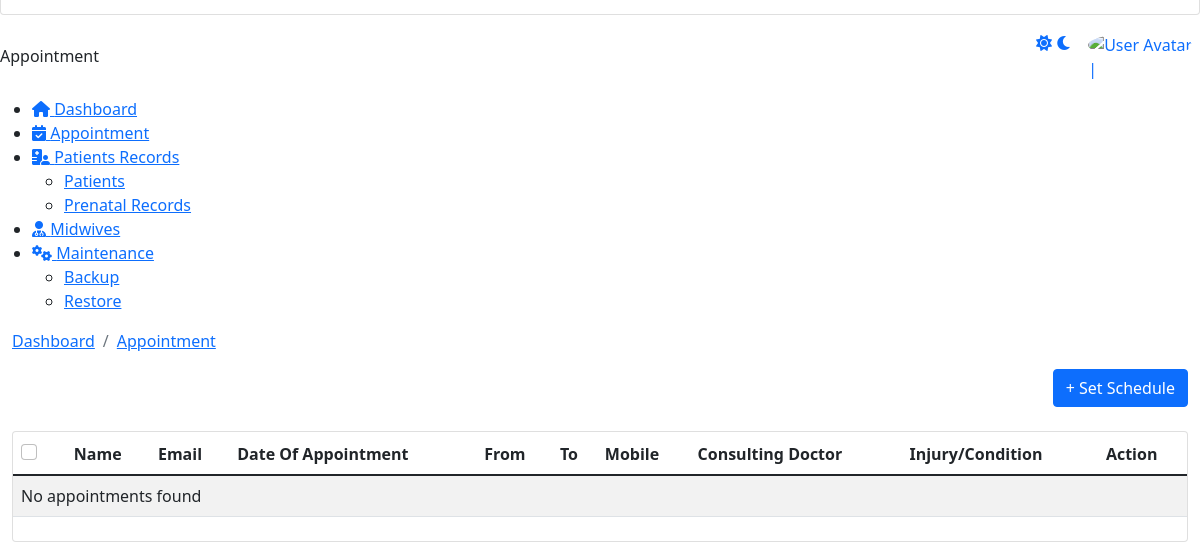
/admin/appointment.php (lower part), run on an earlier commit of the app's database.
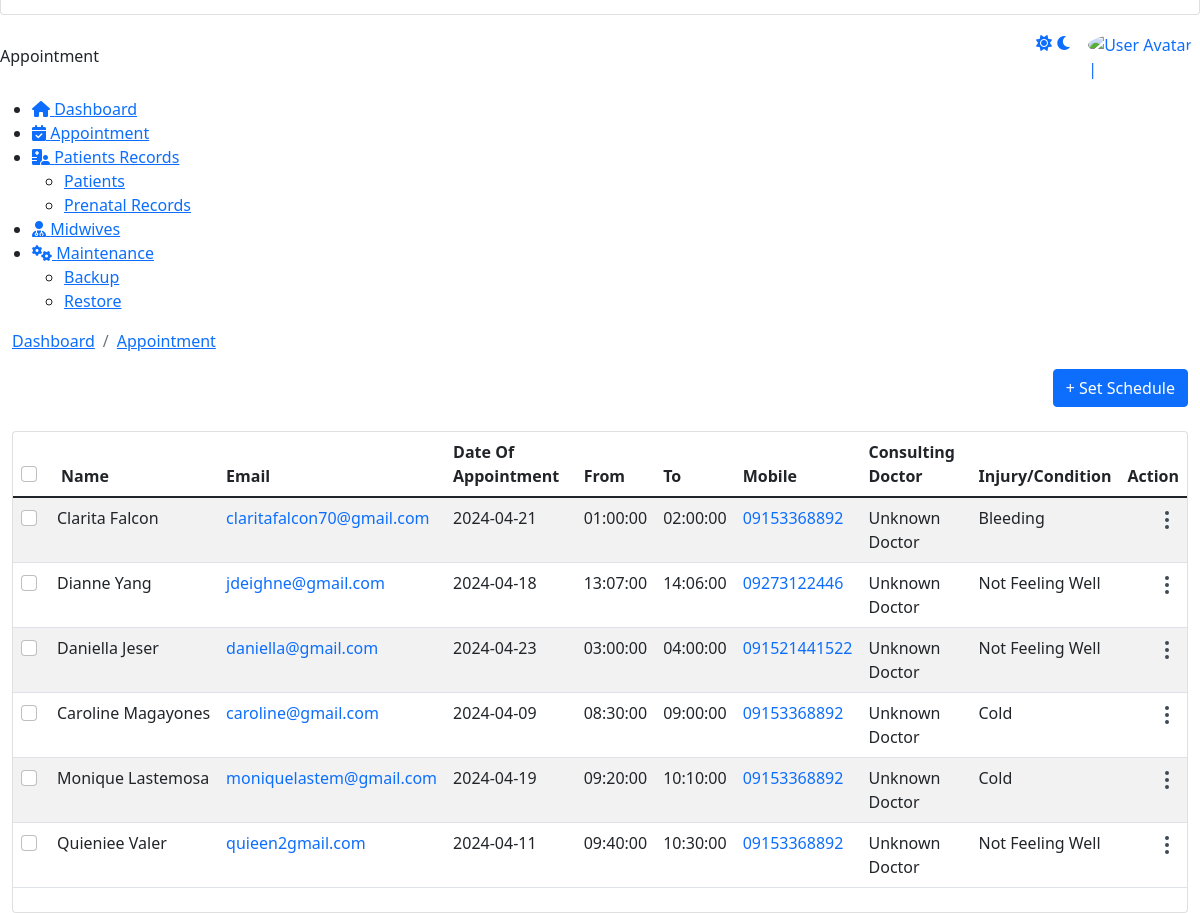
And on a later commit of the database.
### tables this page shows
CREATE TABLE `appointments` (
  `A_Id` int(11) NOT NULL AUTO_INCREMENT,
  `Title` varchar(10) NOT NULL,
  `FirstName` varchar(50) NOT NULL,
  `LastName` varchar(50) NOT NULL,
  `DateOfAppointment` date NOT NULL,
  `StartTime` time NOT NULL,
  `EndTime` time NOT NULL,
  `Address` varchar(100) NOT NULL,
  `Mobile` varchar(15) NOT NULL,
  `Consult_Doc` varchar(50) NOT NULL,
  `Email` varchar(100) NOT NULL,
  `Conditions` text NOT NULL,
  `Note` text NOT NULL,
  `Accepted` int(11) DEFAULT 2,
  PRIMARY KEY (`A_Id`)
);

### admin/appointment.php (the view, shortened to what the changed rows need)
<!DOCTYPE html>
<html lang="en">
    <head>
		 <link href="https://eres.dexignzone.com/codeigniter/demo/public/assets/vendor/owl-carousel/owl.carousel.css" rel="stylesheet" type="text/css"/>
		 <link href="https://eres.dexignzone.com/codeigniter/demo/public/assets/vendor/clockpicker/css/bootstrap-clockpicker.min.css" rel="stylesheet" type="text/css"/>
		 <link href="https://eres.dexignzone.com/codeigniter/demo/public/assets/vendor/bootstrap-datetimepicker/css/bootstrap-datetimepicker.min.css" rel="stylesheet" type="text/css"/>
		 <link href="https://eres.dexignzone.com/codeigniter/demo/public/assets/vendor/bootstrap-datetimepicker-master/css/bootstrap-datetimepicker.min.css" rel="stylesheet" type="text/css"/>
		 <link href="https://eres.dexignzone.com/codeigniter/demo/public/assets/vendor/datatables/css/jquery.dataTables.min.css" rel="stylesheet" type="text/css"/>
		 <link href="https://eres.dexignzone.com/codeigniter/demo/public/assets/vendor/bootstrap-select/dist/css/bootstrap-select.min.css" rel="stylesheet" type="text/css"/>
    <link class="main-css" href="https://eres.dexignzone.com/codeigniter/demo/public/assets/css/style.css" rel="stylesheet" type="text/css"/>
	<link rel="stylesheet" href="https://cdnjs.cloudflare.com/ajax/libs/font-awesome/6.5.1/css/all.min.css" />
<link rel="stylesheet" href="https://cdn.jsdelivr.net/npm/flatpickr/dist/flatpickr.min.css">
</head>
<body>
    <div id="main-wrapper">
				<?php
				include './template/header2.php';
				?>
<?php
include './template/sidebar.php';
?>
<div class="content-body">
	<div class="container-fluid">
		<div class="row">
    <div class="col-xl-12">
        <div class="card">
            <div class="card-body p-0">
                <div class="table-responsive">
                    <table id="example5" class="table table-striped patient-list mb-4 dataTablesCard fs-14">
                        <thead>
                            <tr>
                                <th>
                                    <div class="checkbox text-end align-self-center">
                                        <div class="form-check custom-checkbox">
                                            <input type="checkbox" class="form-check-input" id="checkAll" required="">
                                        </div>
                                    </div>
                                </th>
                                <th>Name</th>
                                <th>Email</th>
                                <th>Date Of Appointment</th>
                                <th>From</th>
                                <th>To</th>
                                <th>Mobile</th>
                                <th>Consulting Doctor</th>
                                <th>Injury/Condition</th>
                                <th>Action</th>
                            </tr>
                        </thead>
                        <tbody>
                        <?php
                            include('./connection/conn.php');
                            $query = "SELECT * FROM appointments WHERE Accepted = 2";
                            $result = mysqli_query($conn, $query);
                            if (!$result) {
                                echo "<tr><td colspan='10'>Error: " . mysqli_error($conn) . "</td></tr>";
                            } elseif (mysqli_num_rows($result) > 0) {
                                while ($row = mysqli_fetch_assoc($result)) {
                                    $appointmentId = $row['A_Id'];
                                    $fullName = $row['FirstName'] . ' ' . $row['LastName'];
                                    $consultingDoctor = getDoctorName($row['Consult_Doc'], $conn);
                                    echo "<tr id='appointmentRow_$appointmentId'>";
                                    echo "<td>";
                                    echo '<div class="checkbox text-end align-self-center">';
                                    echo '<div class="form-check custom-checkbox">';
                                    echo '<input type="checkbox" class="form-check-input" id="customCheckBox_' . $appointmentId . '" required="">';
                                    echo '</div>';
                                    echo '</div>';
                                    echo '</td>';
                                    echo '<td class="patient-info ps-0"><span class="text-nowrap ms-1">' . htmlspecialchars($fullName) . '</span></td>';
                                    echo '<td class="text-primary">' . htmlspecialchars($row['Email']) . '</td>';
                                    echo '<td>' . htmlspecialchars($row['DateOfAppointment']) . '</td>';
                                    echo '<td>' . htmlspecialchars($row['StartTime']) . '</td>';
                                    echo '<td>' . htmlspecialchars($row['EndTime']) . '</td>';
                                    echo '<td class="text-primary">' . htmlspecialchars($row['Mobile']) . '</td>';
                                    echo '<td>' . htmlspecialchars($consultingDoctor) . '</td>';
                                    echo '<td>' . htmlspecialchars($row['Conditions']) . '</td>';
                                    echo "<td>
                                        <div class='dropdown ms-auto c-pointer text-end'>
                                            <div class='btn-link' data-bs-toggle='dropdown'>
                                                <svg width='24' height='24' viewBox='0 0 24 24' fill='none' xmlns='http://www.w3.org/2000/svg'>
                                                    <path d='M12 11C11.4477 11 11 11.4477 11 12C11 12.5523 11.4477 13 12 13C12.5523 13 13 12.5523 13 12C13 11.4477 12.5523 11 12 11Z' stroke='#3E4954' stroke-width='2' stroke-linecap='round' stroke-linejoin='round'/>
                                                    <path d='M12 18C11.4477 18 11 18.4477 11 19C11 19.5523 11.4477 20 12 20C12.5523 20 13 19.5523 13 19C13 18.4477 12.5523 18 12 18Z' stroke='#3E4954' stroke-width='2' stroke-linecap='round' stroke-linejoin='round'/>
                                                    <path d='M12 4C11.4477 4 11 4.44772 11 5C11 5.55228 11.4477 6 12 6C12.5523 6 13 5.55228 13 5C13 4.44772 12.5523 4 12 4Z' stroke='#3E4954' stroke-width='2' stroke-linecap='round' stroke-linejoin='round'/>
                                                </svg>
                                            </div>
                                            <div class='dropdown-menu dropdown-menu-right'>
                                                <a class='dropdown-item' data-bs-toggle='modal' data-bs-target='#declineReasonModal_$appointmentId'>Delete</a>
                                            </div>
                                        </div>
                                    </td>";
                                    echo '</tr>';
                                }
                            } else {
                                echo "<tr><td colspan='10'>No appointments found</td></tr>";
                            }
                            function getDoctorName($doctorId, $conn) {
                                $query = "SELECT Title, FirstName, LastName FROM doctors WHERE DoctorID = ?";
                                $stmt = $conn->prepare($query);
                                $stmt->bind_param("i", $doctorId);
                                $stmt->execute();
                                $result = $stmt->get_result();
                                if ($result->num_rows > 0) {
                                    $doctor = $result->fetch_assoc();
                                    return htmlspecialchars($doctor['Title'] . ' ' . $doctor['FirstName'] . ' ' . $doctor['LastName']);
                                } else {
                                    return 'Unknown Doctor';
                                }
                            }
                        ?>
                        </tbody>
                    </table>
                </div>
            </div>
        </div>
    </div>
</div>
</div>
	</div>
</body>
</html>

What changed in the data, as far as the page shows it:
added appointments: fullName "Clarita Falcon", Email "claritafalcon70@gmail.com", DateOfAppointment "2024-04-21", StartTime "01:00:00", EndTime "02:00:00", Mobile "09153368892", consultingDoctor "Unknown Doctor", Conditions "Bleeding"
added appointments: fullName "Dianne Yang", Email "jdeighne@gmail.com", DateOfAppointment "2024-04-18", StartTime "13:07:00", EndTime "14:06:00", Mobile "09273122446", consultingDoctor "Unknown Doctor", Conditions "Not Feeling Well"
added appointments: fullName "Daniella Jeser", Email "daniella@gmail.com", DateOfAppointment "2024-04-23", StartTime "03:00:00", EndTime "04:00:00", Mobile "091521441522", consultingDoctor "Unknown Doctor", Conditions "Not Feeling Well"
added appointments: fullName "Caroline Magayones", Email "caroline@gmail.com", DateOfAppointment "2024-04-09", StartTime "08:30:00", EndTime "09:00:00", Mobile "09153368892", consultingDoctor "Unknown Doctor", Conditions "Cold"
added appointments: fullName "Monique Lastemosa", Email "moniquelastem@gmail.com", DateOfAppointment "2024-04-19", StartTime "09:20:00", EndTime "10:10:00", Mobile "09153368892", consultingDoctor "Unknown Doctor", Conditions "Cold"
added appointments: fullName "Quieniee Valer", Email "quieen2gmail.com", DateOfAppointment "2024-04-11", StartTime "09:40:00", EndTime "10:30:00", Mobile "09153368892", consultingDoctor "Unknown Doctor", Conditions "Not Feeling Well"
Also different on the page:
text no longer shown: "No appointments found"
